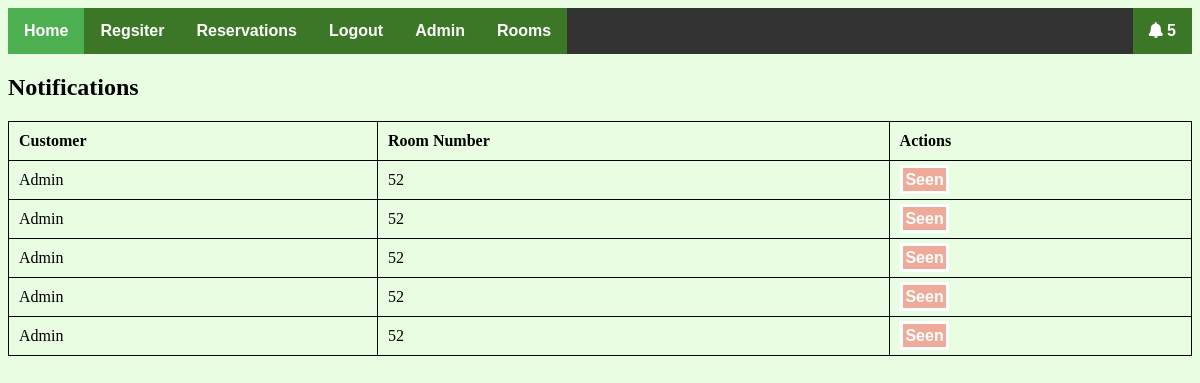
Page /pages/notification.php (signed in) on the committed database.
### tables this page shows
CREATE TABLE `notifications` (
  `id` int(11) NOT NULL,
  `customer` varchar(255) NOT NULL,
  `room` int(11) NOT NULL,
  `seen` tinyint(4) NOT NULL DEFAULT '0'
);

### pages/notification.php (the view, shortened to what this page needs)
<!DOCTYPE html>
<html>
<head>
  <link rel="stylesheet" type="text/css" href="../css/fontawesome-all.min.css">
  <link rel="stylesheet" type="text/css" href="../css/style.css">
</head>
<body>
	<?php
    	include('config.php');
  	?>
  <ul>
    <li><a href="../index.php" class="active">Home</a></li>
    <li><a href="register.php">Regsiter</a></li>
    <?php if (isset($_SESSION['login'])) { ?>
      <li><a href="reservations.php">Reservations</a></li>
      <li><a href="logout.php">Logout</a></li>
      <?php if (isset($_SESSION['is_admin']) && ($_SESSION['is_admin'] == "1")) { ?>
        <li><a href="admin.php">Admin</a></li>
        <?php
          $sql = "SELECT * FROM notifications WHERE seen = 0";
          $result = mysqli_query($connection, $sql);
        ?>
        <li style="float:right;"><a href="notification.php"><i class="fas fa-bell"></i> <?=  $result->num_rows > 0 ? $result->num_rows : "" ?>
          </a></li>
      <?php } ?>
    <?php } else { ?>
      <li><a href="login.php">Login</a></li>
    <?php } ?>
      <li><a href="rooms.php">Rooms</a></li>
  </ul>
  <h2>Notifications</h2>
  <table style="width:100%">
  <tr>
    <th>Customer</th>
    <th>Room Number</th>
    <th>Actions</th>
  </tr>
  <?php
    $sql = "SELECT * FROM notifications WHERE seen = 0";
    $notifications = mysqli_query($connection, $sql);
    if ($notifications->num_rows > 0) {
      while ($row = mysqli_fetch_assoc($notifications)) {
         echo "<tr>";
          echo "<td>".$row['customer']."</td>";
          echo "<td>".$row['room']."</td>";
          echo "<td><a href='seen.php?id=".$row['id']."' class='delete'>Seen</a></td>";
         echo "</tr>";
      }
    }
  ?>
</table>
</body>
</html>

### css/style.css (style rules this page uses)
body { background-color: #4bf5131f; }
a { text-decoration: none; background-color: #4bf51359; border: solid 3px #fff; padding: 1%; color: #fff; font-weight: bold; font-family: sans-serif; }
table, th, td { border: 1px solid black; border-collapse: collapse; }
th, td { padding: 10px; }
th { text-align: left; }
.delete { background-color: #f5131359; }
ul { list-style-type: none; margin: 0; padding: 0; overflow: hidden; background-color: #333; }
li { float: left; }
li a { display: block !important; color: white !important; text-align: center !important; padding: 14px 16px !important; text-decoration: none !important; border: 0px !important; }
.active { background-color: #4CAF50 !important; }

### rows in the picture
notifications: customer "Admin", room "52"
notifications: customer "Admin", room "52"
notifications: customer "Admin", room "52"
notifications: customer "Admin", room "52"
notifications: customer "Admin", room "52"

### other values in the picture
$result->num_rows "5"
